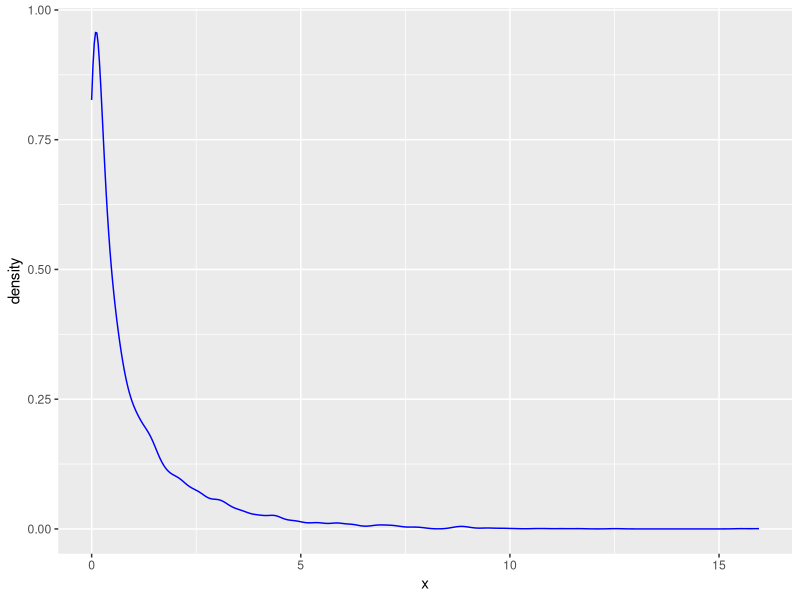
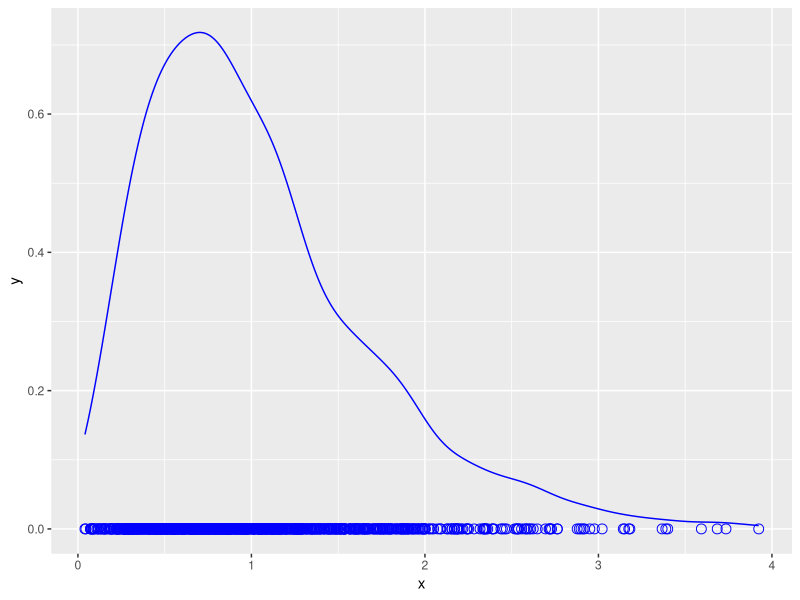

Write the R code that produced these figures, in order.
## ---- chunk 1
library(tidyverse)
set.seed(1)
sampleSize <- 5
numSamples <- 1000

degreeFreedom <- 1

randomChiSqValues <- rchisq(n = numSamples * sampleSize, df = degreeFreedom)

tibble(x= randomChiSqValues) %>% ggplot () + geom_density(aes(x=x), color= "blue")

samples <- matrix(randomChiSqValues, nrow = numSamples, ncol = sampleSize)
sampleMeans <- rowMeans(samples) # work out the sample means 

head(sampleMeans)

tibble(x = sampleMeans) %>% 
  ggplot() + 
  geom_line(aes(x = x), stat = "density", color = "blue") +
  geom_point(aes(x = x, y = 0), color = "blue", shape = 1, size = 3)

